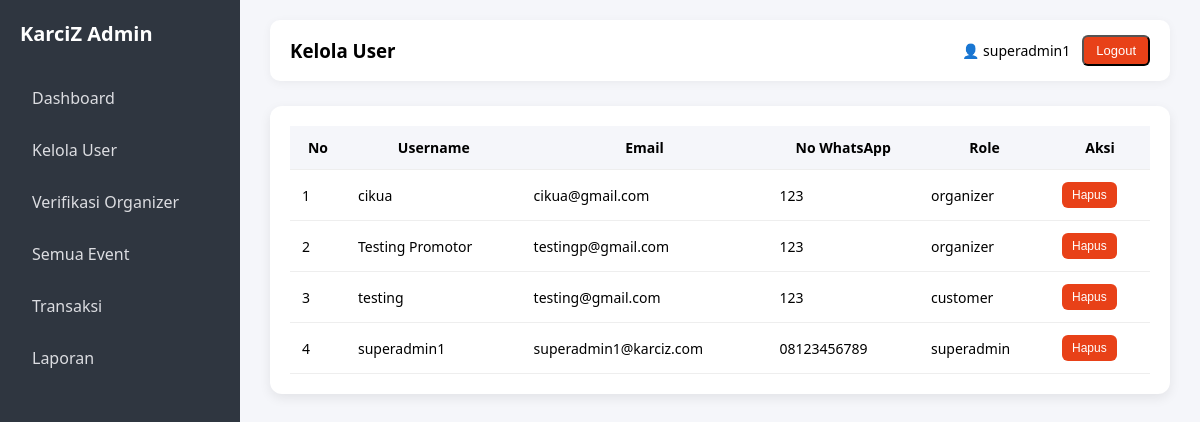
/super-admin/manage-users.php (signed in), run on an earlier commit of the app's database.
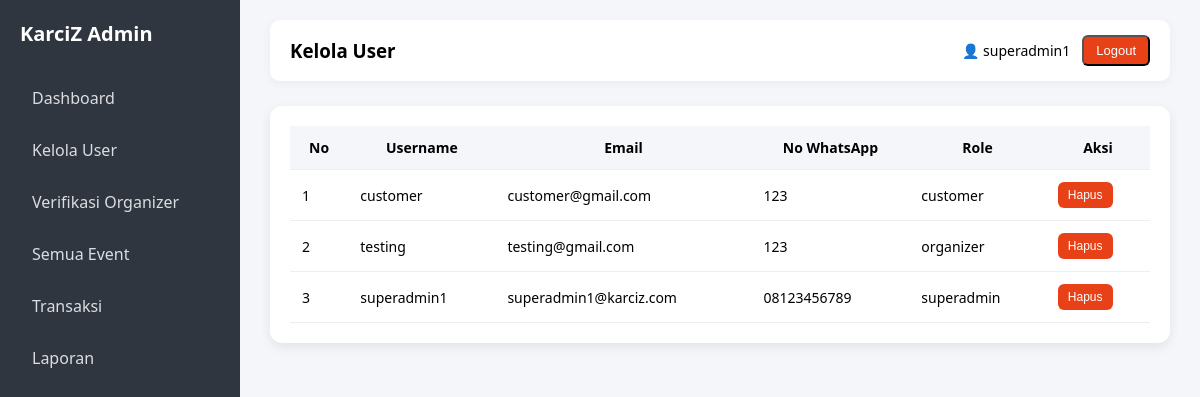
And on a later commit of the database.
### tables this page shows
CREATE TABLE `users` (
  `id` int(11) NOT NULL,
  `username` varchar(50) DEFAULT NULL,
  `email` varchar(100) DEFAULT NULL,
  `password` varchar(255) DEFAULT NULL,
  `no_whatsapp` varchar(20) DEFAULT NULL,
  `role` varchar(20) DEFAULT NULL,
  `created_at` timestamp NOT NULL DEFAULT current_timestamp(),
  `profile_image` varchar(255) DEFAULT NULL,
  `status` enum('pending','approved','rejected') DEFAULT 'pending'
);

### super-admin/manage-users.php (the view, shortened to what this page needs)
<?php
include '../config.php';
$result = $conn->query("SELECT * FROM users ORDER BY id DESC");
?>
<!DOCTYPE html>
<html lang="id">
<head>
  <link rel="stylesheet" href="../assets/css/superadmin.css">
</head>
<body>
<div class="wrapper">
    <div class="sidebar">
        <h2>KarciZ Admin</h2>
        <a href="dashboard.php">Dashboard</a>
        <a href="manage-users.php">Kelola User</a>
        <a href="verify-organizer.php">Verifikasi Organizer</a>
        <a href="all-events.php">Semua Event</a>
        <a href="transactions.php">Transaksi</a>
        <a href="reports.php">Laporan</a>
    </div>
  <div class="main">
    <div class="topbar">
      <h3>Kelola User</h3>
      <div class="user-info">
        <span>👤 <?php echo $_SESSION['user']; ?></span>
        <a href="../logout.php">
          <button class="logout-btn">Logout</button>
        </a>
      </div>
    </div>
    <div class="table-container">
      <table>
        <thead>
          <tr>
            <th>No</th>
            <th>Username</th>
            <th>Email</th>
            <th>No WhatsApp</th>
            <th>Role</th>
            <th>Aksi</th>
          </tr>
        </thead>
        <tbody>
          <?php
          $no = 1;
          while ($row = $result->fetch_assoc()) {
          ?>
          <tr>
            <td><?= $no++; ?></td>
            <td><?= $row['username']; ?></td>
            <td><?= $row['email']; ?></td>
            <td><?= $row['no_whatsapp']; ?></td>
            <td><?= $row['role']; ?></td>
            <td>
              <a href="?delete=<?= $row['id']; ?>"
                 onclick="return confirm('Yakin ingin hapus user ini?')">
                 <button class="btn-delete">Hapus</button>
              </a>
            </td>
          </tr>
          <?php } ?>
        </tbody>
      </table>
    </div>
  </div>
</div>
</body>
</html>

### assets/css/superadmin.css (style rules this page uses)
* { margin: 0; padding: 0; box-sizing: border-box; }
body { font-family: 'Segoe UI', Calibri, sans-serif; background-color: #f5f6fa; }
.wrapper { display: flex; min-height: 100vh; }
.sidebar { width: 240px; background: #2f3640; color: #fff; padding: 20px; }
.sidebar h2 { margin-bottom: 30px; font-size: 20px; }
.sidebar a { display: block; color: #dcdde1; text-decoration: none; margin-bottom: 10px; padding: 10px 12px; border-radius: 6px; transition: 0.2s; }
.main { flex: 1; padding: 20px 30px; }
.topbar { background: #fff; padding: 15px 20px; border-radius: 10px; display: flex; justify-content: space-between; align-items: center; box-shadow: 0 2px 10px rgba(0,0,0,0.05); }
.user-info { display: flex; align-items: center; gap: 12px; font-size: 14px; }
.logout-btn { background: #e84118; color: #fff; padding: 6px 12px; border-radius: 6px; text-decoration: none; font-size: 13px; transition: 0.2s; }
.table-container { margin-top: 25px; background: #fff; padding: 20px; border-radius: 12px; box-shadow: 0 4px 12px rgba(0,0,0,0.08); }
table { width: 100%; border-collapse: collapse; font-size: 14px; }
table th, table td { padding: 12px; border-bottom: 1px solid #eee; }
table th { background: #f5f6fa; font-weight: 600; }
.btn-delete { background: #e84118; color: #fff; border: none; padding: 6px 10px; border-radius: 6px; cursor: pointer; font-size: 12px; transition: 0.2s; }

What changed in the data, as far as the page shows it:
removed users: username "cikua", email "cikua@gmail.com", no_whatsapp "123", role "organizer"
removed users: username "Testing Promotor", email "testingp@gmail.com", no_whatsapp "123", role "organizer"
added users: username "customer", email "customer@gmail.com", no_whatsapp "123", role "customer"
changed users "testing": role "customer" → "organizer"
